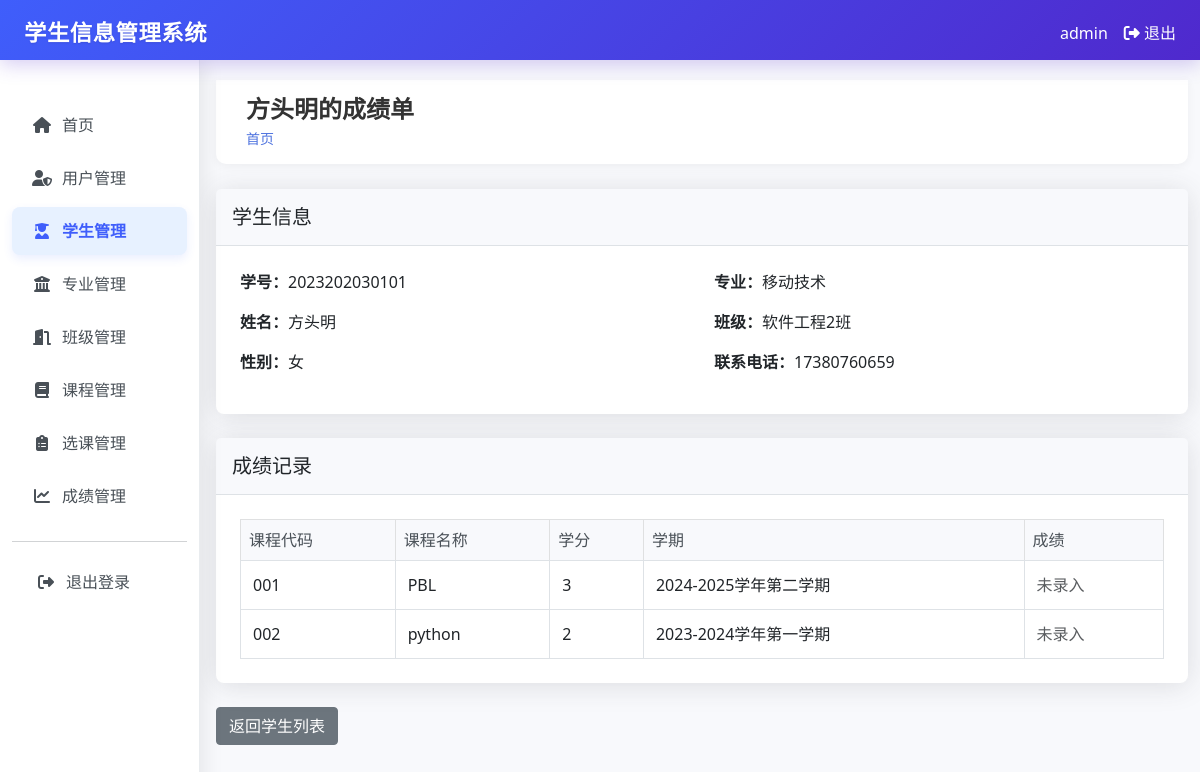
/students/1/grades (signed in), run on an earlier commit of the app's database.
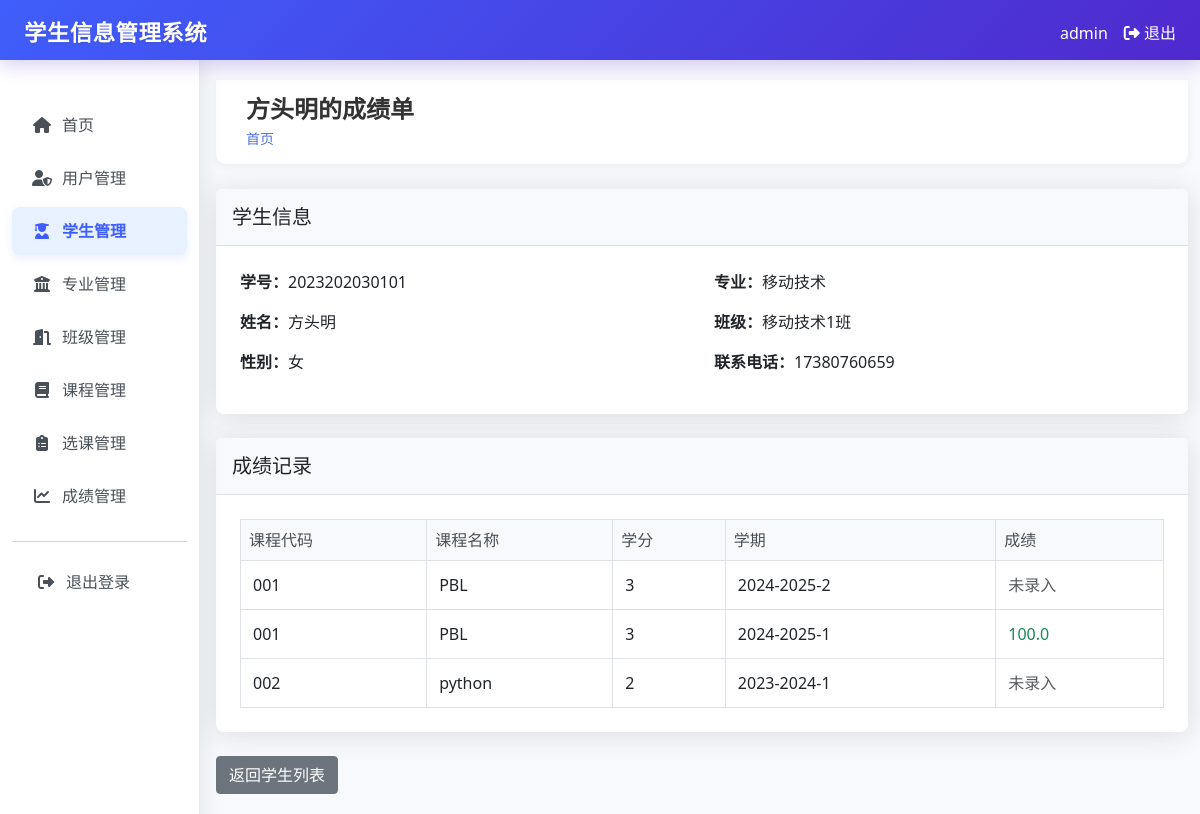
And on a later commit of the database.
### tables this page shows
CREATE TABLE classes (
        id INTEGER PRIMARY KEY AUTOINCREMENT,
        name TEXT UNIQUE NOT NULL,
        major_id INTEGER,
        description TEXT,
        created_at TIMESTAMP DEFAULT CURRENT_TIMESTAMP,
        FOREIGN KEY (major_id) REFERENCES majors (id)
    );

CREATE TABLE enrollments (
        id INTEGER PRIMARY KEY AUTOINCREMENT,
        student_id INTEGER,
        course_id INTEGER,
        grade REAL,
        semester TEXT,
        created_at TIMESTAMP DEFAULT CURRENT_TIMESTAMP,
        FOREIGN KEY (student_id) REFERENCES students (id),
        FOREIGN KEY (course_id) REFERENCES courses (id)
    );

CREATE TABLE courses (
        id INTEGER PRIMARY KEY AUTOINCREMENT,
        code TEXT UNIQUE NOT NULL,
        name TEXT NOT NULL,
        description TEXT,
        credits INTEGER,
        created_at TIMESTAMP DEFAULT CURRENT_TIMESTAMP
    );

CREATE TABLE grades (
        id INTEGER PRIMARY KEY AUTOINCREMENT,
        enrollment_id INTEGER,
        score REAL NOT NULL,
        teacher_id INTEGER,
        created_at TIMESTAMP DEFAULT CURRENT_TIMESTAMP,
        updated_at TIMESTAMP DEFAULT CURRENT_TIMESTAMP,
        FOREIGN KEY (enrollment_id) REFERENCES enrollments (id),
        FOREIGN KEY (teacher_id) REFERENCES users (id)
    );

### app.py (the view)
@app.route("/students/<int:student_id>/grades")
@login_required
def student_grades(student_id):
    conn = get_db_connection()
    student = conn.execute("""
        SELECT s.*, m.name as major_name, c.name as class_name
        FROM students s
        LEFT JOIN majors m ON s.major_id = m.id
        LEFT JOIN classes c ON s.class_id = c.id
        WHERE s.id = ?
    """, (student_id,)).fetchone()
    if session.get("role") != "admin" and student["created_by"] != session["user_id"]:
        flash("您没有权限查看此学生成绩")
        return redirect(url_for("students"))
    enrollments = conn.execute("""
        SELECT e.*, c.name as course_name, c.code, c.credits, g.score
        FROM enrollments e
        JOIN courses c ON e.course_id = c.id
        LEFT JOIN grades g ON e.id = g.enrollment_id
        WHERE e.student_id = ?
        ORDER BY e.semester DESC
    """, (student_id,)).fetchall()
    conn.close()
    return render_template("students/grades.html", student=student, grades=enrollments)

### app.py (called while the page is built)
def login_required(f):
    @wraps(f)
    def decorated_function(*args, **kwargs):
        if "user_id" not in session:
            return redirect(url_for("login"))
        return f(*args, **kwargs)
    return decorated_function

def get_db_connection():
    conn = sqlite3.connect("student_management.db")
    conn.row_factory = sqlite3.Row
    return conn

### templates/students/grades.html (shortened to what this page needs)
{% extends "base.html" %}
{% block header %}{{ student.name }}的成绩单{% endblock %}
{% block content %}
<div class="card">
    <div class="card-header">
        <h5 class="card-title mb-0">学生信息</h5>
    </div>
    <div class="card-body">
        <div class="row">
            <div class="col-md-6">
                <div class="mb-3">
                    <p class="mb-1"><strong>学号：</strong>{{ student.student_id }}</p>
                </div>
                <div class="mb-3">
                    <p class="mb-1"><strong>姓名：</strong>{{ student.name }}</p>
                </div>
                <div class="mb-3">
                    <p class="mb-1"><strong>性别：</strong>{{ student.gender }}</p>
                </div>
            </div>
            <div class="col-md-6">
                <div class="mb-3">
                    <p class="mb-1"><strong>专业：</strong>{{ student.major_name or '未设置' }}</p>
                </div>
                <div class="mb-3">
                    <p class="mb-1"><strong>班级：</strong>{{ student.class_name or '未设置' }}</p>
                </div>
                <div class="mb-3">
                    <p class="mb-1"><strong>联系电话：</strong>{{ student.phone or '未设置' }}</p>
                </div>
            </div>
        </div>
    </div>
</div>
<div class="card mt-4">
    <div class="card-header">
        <h5 class="card-title mb-0">成绩记录</h5>
    </div>
    <div class="card-body">
        <div class="table-responsive">
            <table class="table table-bordered table-hover">
                <thead class="table-light">
                    <tr>
                        <th>课程代码</th>
                        <th>课程名称</th>
                        <th>学分</th>
                        <th>学期</th>
                        <th>成绩</th>
                    </tr>
                </thead>
                <tbody>
                    {% for grade in grades %}
                    <tr>
                        <td>{{ grade.code }}</td>
                        <td>{{ grade.course_name }}</td>
                        <td>{{ grade.credits or '未设置' }}</td>
                        <td>{{ grade.semester }}</td>
                        <td>
                            {% if grade.score %}
                                <span class="{% if grade.score >= 90 %}text-success{% elif grade.score >= 80 %}text-primary{% elif grade.score >= 70 %}text-info{% elif grade.score >= 60 %}text-warning{% else %}text-danger{% endif %}">
                                    {{ grade.score }}
                                </span>
                            {% else %}
                                <span class="text-muted">未录入</span>
                            {% endif %}
                        </td>
                    </tr>
                    {% endfor %}
                </tbody>
            </table>
        </div>
    </div>
</div>
<div class="mt-4">
    <a href="{{ url_for('students') }}" class="btn btn-secondary">返回学生列表</a>
</div>
{% endblock %}

What changed in the data, as far as the page shows it:
no longer on this page (row unchanged): classes: name "软件工程2班"
added classes: name "移动技术1班"
changed enrollments "PBL": semester "2024-2025学年第二学期" → "2024-2025-2"
added grades: code "001", course_name "PBL", credits "3", semester "2024-2025-1", score "100.0"
changed enrollments "python": semester "2023-2024学年第一学期" → "2023-2024-1"
